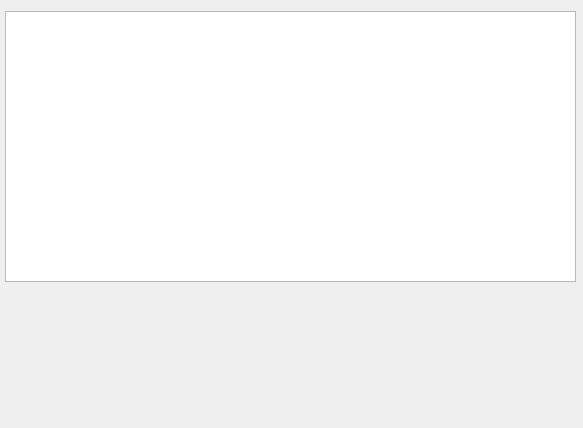
<?xml version="1.0" encoding="UTF-8"?>
<ui version="4.0">
 <class>Form</class>
 <widget class="QWidget" name="Form">
  <property name="geometry">
   <rect>
    <x>0</x>
    <y>0</y>
    <width>583</width>
    <height>428</height>
   </rect>
  </property>
  <property name="windowTitle">
   <string>Form</string>
  </property>
  <widget class="QTableWidget" name="name_table2">
   <property name="geometry">
    <rect>
     <x>5</x>
     <y>11</y>
     <width>571</width>
     <height>271</height>
    </rect>
   </property>
  </widget>
 </widget>
 <resources/>
 <connections/>
</ui>
